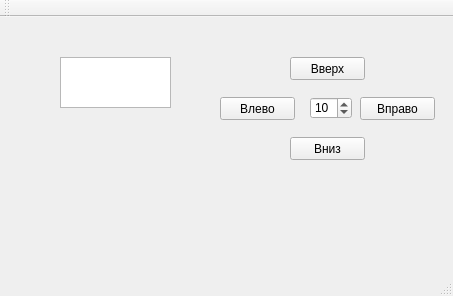
<?xml version="1.0" encoding="UTF-8"?>
<ui version="4.0">
 <class>MainWindow</class>
 <widget class="QMainWindow" name="MainWindow">
  <property name="geometry">
   <rect>
    <x>0</x>
    <y>0</y>
    <width>453</width>
    <height>296</height>
   </rect>
  </property>
  <property name="windowTitle">
   <string>MainWindow</string>
  </property>
  <widget class="QWidget" name="centralWidget">
   <widget class="QListView" name="object">
    <property name="geometry">
     <rect>
      <x>60</x>
      <y>40</y>
      <width>111</width>
      <height>51</height>
     </rect>
    </property>
   </widget>
   <widget class="QPushButton" name="upButton">
    <property name="geometry">
     <rect>
      <x>290</x>
      <y>40</y>
      <width>75</width>
      <height>23</height>
     </rect>
    </property>
    <property name="text">
     <string>Вверх</string>
    </property>
   </widget>
   <widget class="QPushButton" name="downButton">
    <property name="geometry">
     <rect>
      <x>290</x>
      <y>120</y>
      <width>75</width>
      <height>23</height>
     </rect>
    </property>
    <property name="text">
     <string>Вниз</string>
    </property>
   </widget>
   <widget class="QPushButton" name="leftButton">
    <property name="geometry">
     <rect>
      <x>220</x>
      <y>80</y>
      <width>75</width>
      <height>23</height>
     </rect>
    </property>
    <property name="text">
     <string>Влево</string>
    </property>
   </widget>
   <widget class="QPushButton" name="rightButton">
    <property name="geometry">
     <rect>
      <x>360</x>
      <y>80</y>
      <width>75</width>
      <height>23</height>
     </rect>
    </property>
    <property name="text">
     <string>Вправо</string>
    </property>
   </widget>
   <widget class="QSpinBox" name="step">
    <property name="geometry">
     <rect>
      <x>310</x>
      <y>80</y>
      <width>42</width>
      <height>22</height>
     </rect>
    </property>
    <property name="value">
     <number>10</number>
    </property>
   </widget>
  </widget>
  <widget class="QMenuBar" name="menuBar">
   <property name="geometry">
    <rect>
     <x>0</x>
     <y>0</y>
     <width>453</width>
     <height>21</height>
    </rect>
   </property>
  </widget>
  <widget class="QToolBar" name="mainToolBar">
   <attribute name="toolBarArea">
    <enum>TopToolBarArea</enum>
   </attribute>
   <attribute name="toolBarBreak">
    <bool>false</bool>
   </attribute>
  </widget>
  <widget class="QStatusBar" name="statusBar"/>
 </widget>
 <layoutdefault spacing="6" margin="11"/>
 <resources/>
 <connections/>
</ui>
